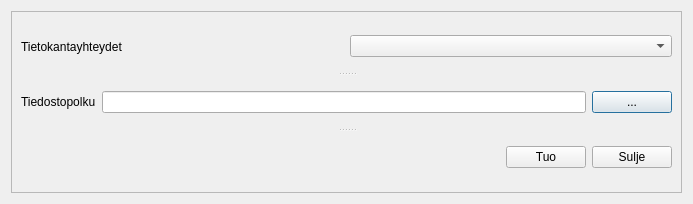
<?xml version="1.0" encoding="UTF-8"?>
<ui version="4.0">
 <class>Dialog</class>
 <widget class="QDialog" name="Dialog">
  <property name="geometry">
   <rect>
    <x>0</x>
    <y>0</y>
    <width>693</width>
    <height>204</height>
   </rect>
  </property>
  <property name="windowTitle">
   <string>Tuo XML- tiedosto</string>
  </property>
  <layout class="QGridLayout" name="gridLayout">
   <item row="0" column="0">
    <widget class="QScrollArea" name="scrollArea">
     <property name="autoFillBackground">
      <bool>false</bool>
     </property>
     <property name="sizeAdjustPolicy">
      <enum>QAbstractScrollArea::AdjustToContents</enum>
     </property>
     <property name="widgetResizable">
      <bool>true</bool>
     </property>
     <widget class="QWidget" name="scrollAreaWidgetContents">
      <property name="geometry">
       <rect>
        <x>0</x>
        <y>0</y>
        <width>673</width>
        <height>184</height>
       </rect>
      </property>
      <layout class="QGridLayout" name="gridLayout_2">
       <item row="0" column="0">
        <widget class="QSplitter" name="splitter">
         <property name="orientation">
          <enum>Qt::Vertical</enum>
         </property>
         <widget class="QWidget" name="layoutWidget">
          <layout class="QHBoxLayout" name="horizontalLayout_2">
           <item>
            <widget class="QLabel" name="label">
             <property name="text">
              <string>Tietokantayhteydet</string>
             </property>
            </widget>
           </item>
           <item>
            <widget class="QComboBox" name="dbComboBox"/>
           </item>
          </layout>
         </widget>
         <widget class="QWidget" name="layoutWidget">
          <layout class="QHBoxLayout" name="horizontalLayout">
           <item>
            <widget class="QLabel" name="label_2">
             <property name="text">
              <string>Tiedostopolku</string>
             </property>
            </widget>
           </item>
           <item>
            <widget class="QgsFilterLineEdit" name="filePathLineEdit">
             <property name="qgisRelation" stdset="0">
              <string notr="true"/>
             </property>
            </widget>
           </item>
           <item>
            <widget class="QPushButton" name="filePathButton">
             <property name="text">
              <string>...</string>
             </property>
            </widget>
           </item>
          </layout>
         </widget>
         <widget class="QWidget" name="layoutWidget">
          <layout class="QHBoxLayout" name="horizontalLayout_3">
           <item>
            <spacer name="horizontalSpacer">
             <property name="orientation">
              <enum>Qt::Horizontal</enum>
             </property>
             <property name="sizeHint" stdset="0">
              <size>
               <width>40</width>
               <height>20</height>
              </size>
             </property>
            </spacer>
           </item>
           <item>
            <widget class="QPushButton" name="importButton">
             <property name="text">
              <string>Tuo</string>
             </property>
            </widget>
           </item>
           <item>
            <widget class="QPushButton" name="closeButton">
             <property name="text">
              <string>Sulje</string>
             </property>
            </widget>
           </item>
          </layout>
         </widget>
        </widget>
       </item>
      </layout>
     </widget>
    </widget>
   </item>
  </layout>
 </widget>
 <customwidgets>
  <customwidget>
   <class>QgsFilterLineEdit</class>
   <extends>QLineEdit</extends>
   <header>qgsfilterlineedit.h</header>
  </customwidget>
 </customwidgets>
 <resources/>
 <connections/>
</ui>
